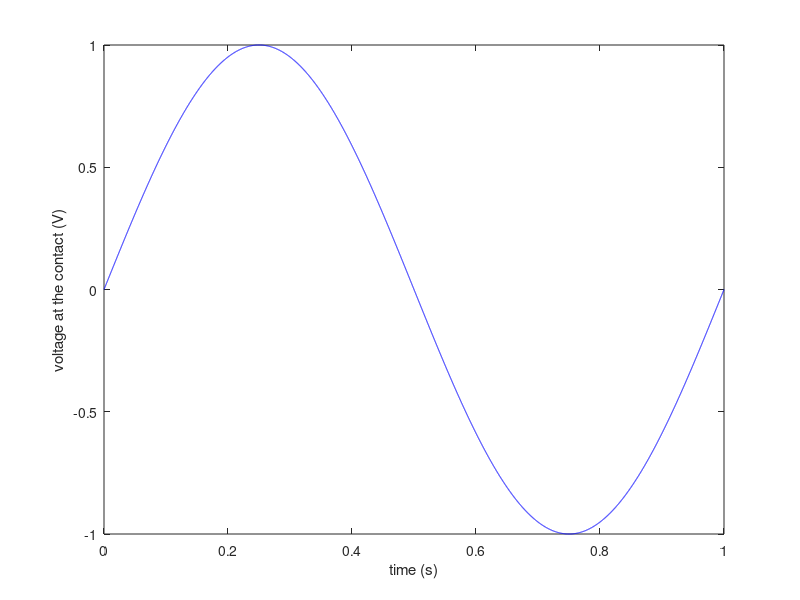
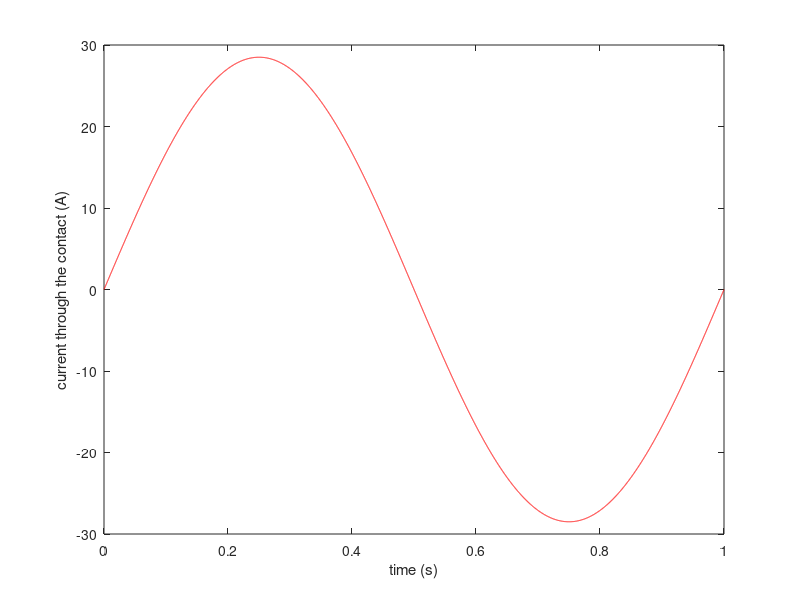

Source code (MATLAB) for these figures, in order: (Note: this script raises an error after producing the figures.)
% benchmark2: Lorenz gauge
% Metal bar

load('benchmark2_lorenz.mat')

% Setup matrices and rhs
n   = size(M,1);
x0  = zeros(n,1);
f1  = @(t) 2*pi*cos(2*pi*t);
f2  = @(t) sin(2*pi*t);
rhs = @(t) r*[f1(t); 0; f2(t); 0];

% Init time stepping
dt     = 1e-4;
t      = 0:dt:1;
x      = zeros(length(t),n);
x(1,:) = x0;

% Rescale equations
A = M/dt+K;
R = spdiags(1./max(abs(A'))',0,n,n);

% Euler
[L, U, P, Q] = lu (R*A);
for j=2:length(t)
	b=(M/dt)*x(j-1,:)' - rhs(t(j));
	x(j,:) = Q*(U\(L\(P*R*b)));
end

% Plot
figure;
v = f2(t);
plot(t,v,'-b');
xlabel('time (s)'); 
ylabel('voltage at the contact (V)');

figure;
iv = x(:,end-1);
plot(t,iv,'-r');
xlabel('time (s)'); 
ylabel('current through the contact (A)');

% Store results
dlmwrite('benchmark2_lorenz.csv',{'t','v','i'})
dlmwrite('benchmark2_lorenz.csv',[t(:) v(:) iv(:)],'-append')